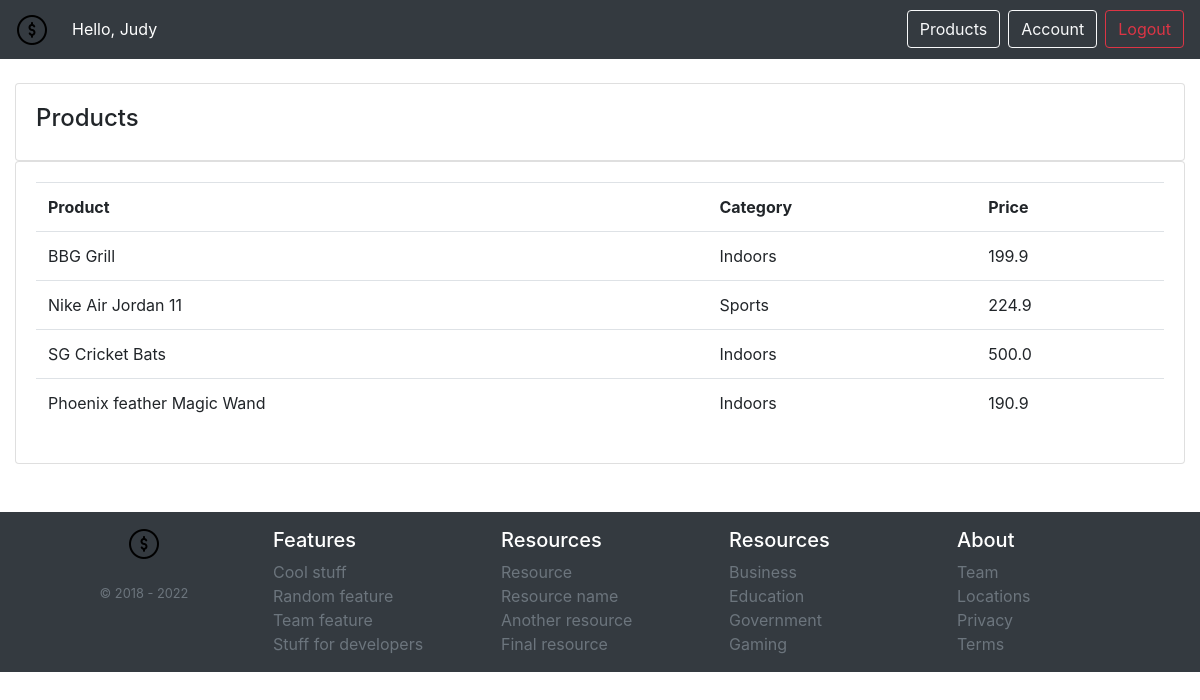
Page /products/ (signed in) on the earlier database version.
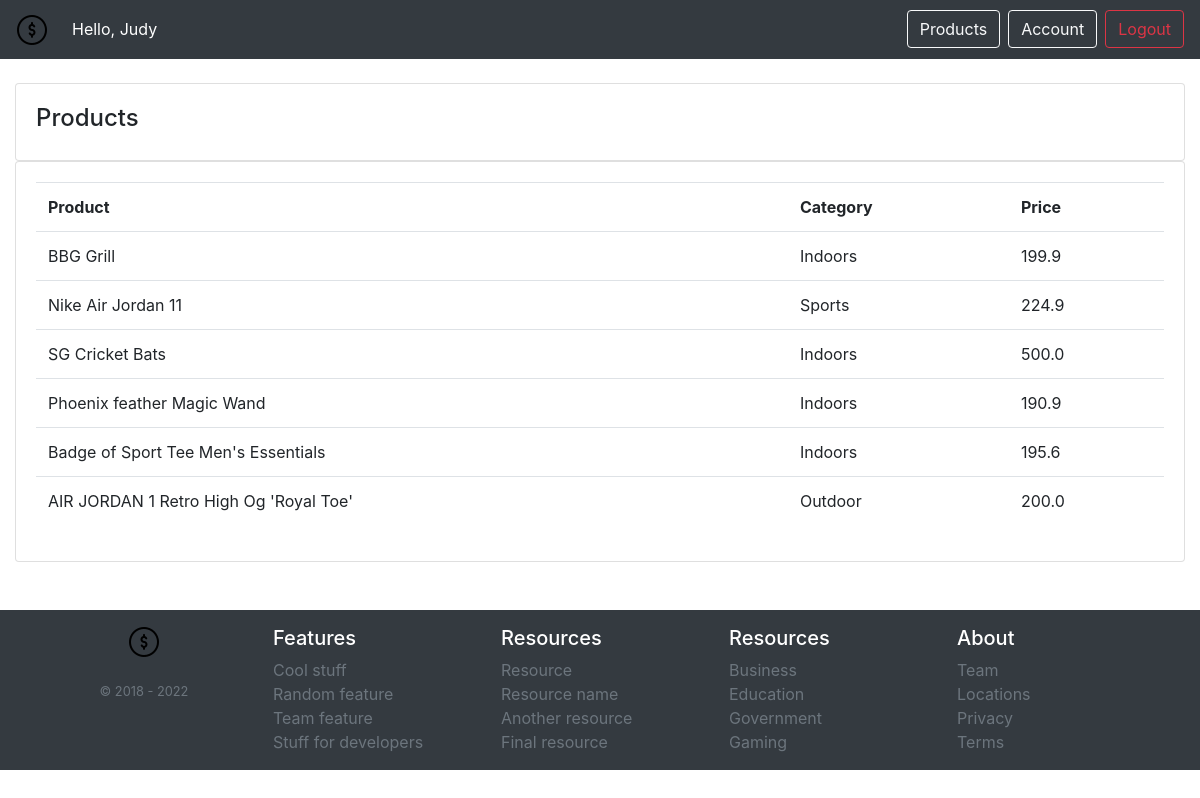
Same page on the later database version.
### accounts/models.py (models this page shows, shortened)
class Product(models.Model):
    CATEGORIES = (
        ('Indoors','Indoors'),
        ('Outdoor','Outdoor'),
        ('Sports','Sports'),
    )
    name = models.CharField(max_length=200,null=True)
    price = models.FloatField(max_length=200,null=True)
    category = models.CharField(max_length=200,null=True,choices=CATEGORIES)
    description = models.CharField(max_length=200,null=True)
    date_created = models.DateTimeField(auto_now_add=True)
    tags = models.ManyToManyField(Tag)

### accounts/decorators.py (the view)
        def wrapper_func(request,*args, **kwargs):
            group = None
            if request.user.groups.exists():
                group = request.user.groups.all()[0].name
            print("allowed_roles :",allowed_roles, "group :",group)
            if group in allowed_roles:
                return view_func(request,*args, **kwargs)
            else:
                return HttpResponse('error 401! you are not authorized to view this page')

### accounts/views.py (called while the page is built)
@login_required(login_url='login')
@allowed_users(allowed_roles=['customer','admin','superadmin'])
def products(request):
    products = Product.objects.all()
    context = {"products":products}
    return render(request , 'products.html',context)

### accounts/templates/products.html (shortened to what this page needs)
{% extends 'main.html'%}
{% block content %}
<div class="row">
    <div class="col-md">
        <div class="card card-body">
            <h4>Products</h4>
        </div>
        <div class="card card-body">
            <table class="table">
                <tr>
                    <th>Product</th>
                    <th>Category</th>
                    <th>Price</th>
                </tr>
                {% for product in products %}
                <tr>
                    <td>{{product.name}}</td>
                    <td>{{product.category}}</td>
                    <td>{{product.price}}</td>
                </tr>
                {% endfor %}
            </table>
        </div>
    </div>
</div>
{% endblock %}

Differences in the rows shown:
added Product: name "Badge of Sport Tee Men's Essentials", category "Indoors", price "195.6"
added Product: name "AIR JORDAN 1 Retro High Og 'Royal Toe'", category "Outdoor", price "200.0"
